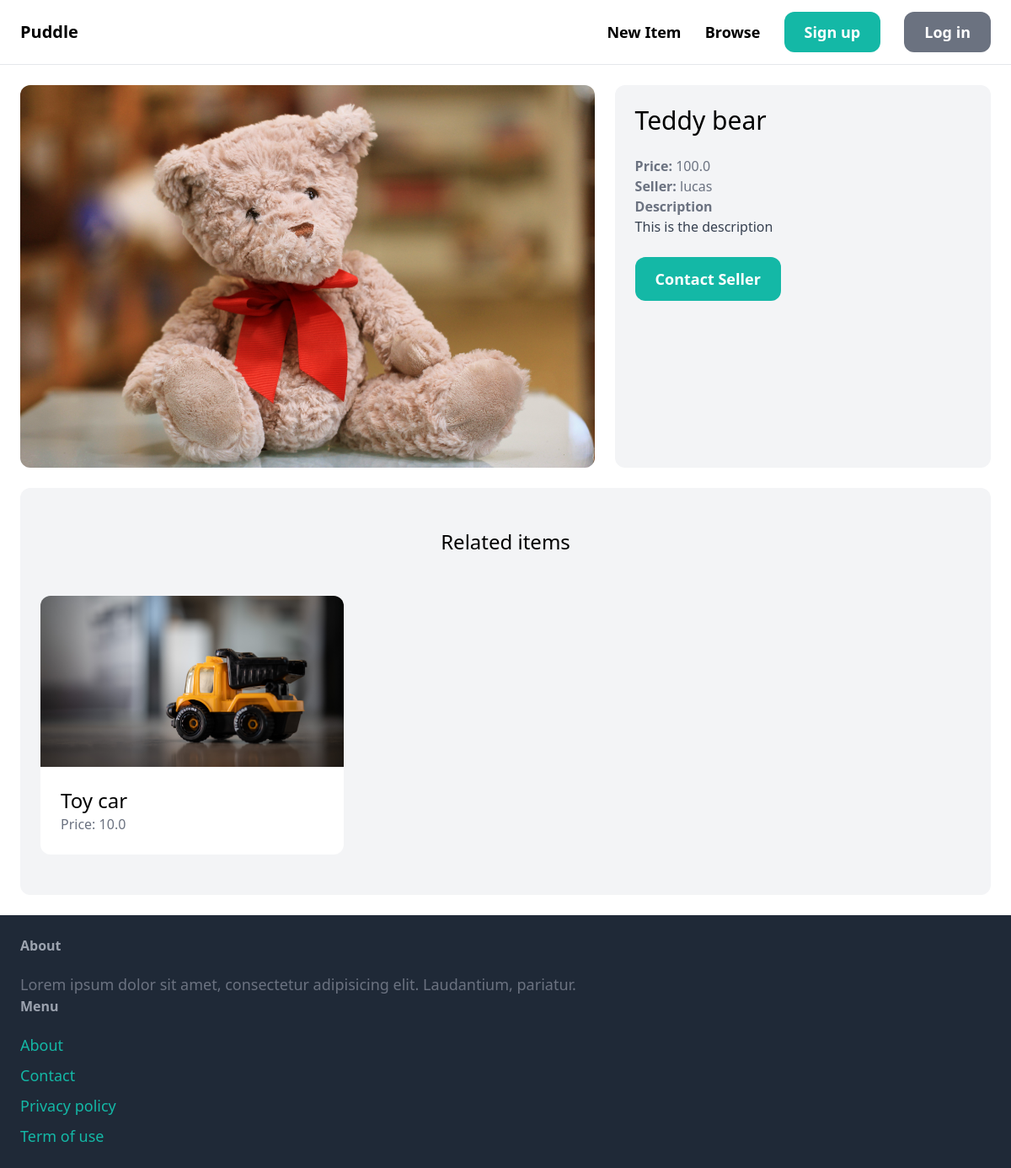
Page /items/1/ on the committed database.
### item/models.py (models this page shows, shortened)
class Item(models.Model):
    category = models.ForeignKey(Category, related_name='items', on_delete=models.CASCADE)
    name = models.CharField(max_length=255)
    description = models.TextField(blank=True, null=True)
    price = models.FloatField()
    image = models.ImageField(upload_to='item_images', blank=True, null=True)
    is_sold = models.BooleanField(default=False)
    created_by = models.ForeignKey(User, related_name='items', on_delete=models.CASCADE)
    created_at = models.DateTimeField(auto_now_add=True)

### item/views.py (the view)
# urls.py: path('<int:pk>/', views.detail, name='detail'),
def detail(request, pk):
    item = get_object_or_404(Item, pk=pk)
    related_items = Item.objects.filter(category=item.category, is_sold=False).exclude(pk=pk)[0:3]
    return render(request, 'item/detail.html', {
        'item': item,
        'related_items': related_items
    })

### item/templates/item/detail.html (shortened to what this page needs)
{% extends 'core/base.html' %}
{% block content %}
  <div class="grid grid-cols-5 gap-6">
    <div class="col-span-3"><img src="{{ item.image.url }}" class="rounded-xl"></div>
    <div class="col-span-2 p-6 bg-gray-100 rounded-xl">
      <h1 class="mb-6 text-3xl">{{ item.name }}</h1>
      <p class="text-gray-500"><strong>Price: </strong>{{ item.price }}</p>
      <p class="text-gray-500"><strong>Seller: </strong>{{ item.created_by }}</p>
      {% if item.description %}
        <p class="text-gray-700"><strong class="text-gray-500">Description</strong><br>{{ item.description }}</p>
      {% endif %}
      {% if request.user == item.created_by %}
        <div class="mt-6 p-6 bg-white rounded-xl">
          <p>This is your item!</p>
          <a href="{% url 'item:edit' item.id %}"
             class="inline-block mt-6 px-6 py-3 text-lg font-semibold bg-teal-500 text-white rounded-xl">Edit</a>
          <a href="{% url 'item:delete' item.id %}"
             class="inline-block mt-6 px-6 py-3 text-lg font-semibold bg-red-500 text-white rounded-xl">Delete</a>
        </div>
      {% else %}
        <a href="{% url 'conversation:new' item.id %}"
           class="inline-block mt-6 px-6 py-3 text-lg font-semibold bg-teal-500 text-white rounded-xl hover:bg-teal-700">Contact
          Seller</a>
      {% endif %}
    </div>
  </div>
  <div class="mt-6 px-6 py-12 bg-gray-100 rounded-xl">
    <h2 class="mb-12 text-2xl text-center">Related items</h2>
    <div class="grid grid-cols-3 gap-3">
      {% for item in related_items %}
        <div><a href="{% url 'item:detail' item.id %}">
          <div><img src="{{ item.image.url }}" class="rounded-t-xl" alt="">
          </div>
          <div class="p-6 bg-white rounded-b-xl">
            <h2 class="text-2xl">{{ item.name }}</h2>
            <p class="text-gray-500">Price: {{ item.price }}</p>
          </div>
        </a></div>
      {% endfor %}
    </div>
  </div>
{% endblock %}

### rows in the picture
Item: image (picture), name "Teddy bear", price "100.0", created_by "lucas", description "This is the description"
Item: image (picture), name "Toy car", price "10.0"
